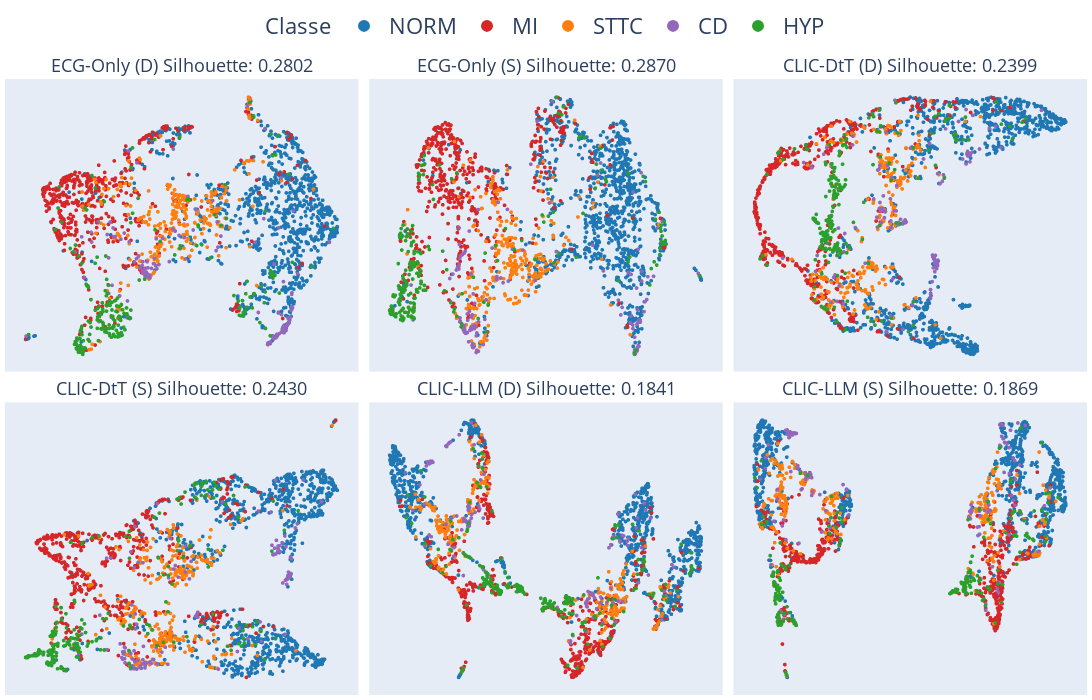

Write notebook code for a chart like this one.
### Code cell
fig = px.scatter(
    df_umap,
    x="umap_x",
    y="umap_y",
    color="label_name",
    facet_col="subset",
    facet_col_wrap=3,          # 2 linhas x 3 colunas = 6 subplots
    color_discrete_map=color_map,
    category_orders={
        "label_name": ["NORM", "MI", "STTC", "CD", "HYP"]
    },
    height=700,
    width=1200,
    facet_col_spacing=0.01,   # reduz espaço horizontal
    facet_row_spacing=0.05    # reduz espaço vertical
)

# Remove todos os eixos
fig.update_xaxes(visible=False, scaleanchor=None)
fig.update_yaxes(visible=False, scaleanchor=None)
fig.update_traces(
    marker=dict(size=4),
    legendgrouptitle_font_size=60
)

fig.update_xaxes(matches=None)
fig.update_yaxes(matches=None)
# Layout compacto
fig.update_layout(
    margin=dict(l=5, r=5, t=40, b=5),
    legend=dict(
        itemsizing="constant",    #
        itemwidth=40,   
        orientation="h",
        font=dict(size=22),
        title_font=dict(size=22),
        x=0.5,
        y=1.12,
        xanchor="center",
        yanchor="top"
    ),
    legend_title_text="Classe",
)

# Limpa o texto padrão dos facets e usa como caption
fig.for_each_annotation(
    lambda a: a.update(
        text=a.text.split("=")[-1],  # remove "subset="
        font=dict(size=18)
    )
)

fig.show()
fig.write_image("UMAP_ALLPLOTS.pdf")

### Figure 1 — Plotly figure (JSON) as saved in the notebook; plotly's stock layout.template omitted (floating-point values rounded to 4 significant figures; data arrays with more than 128 entries replaced by an {"elided": "..."} marker saying what was removed)
{"data": [{"hovertemplate": "label_name=NORM<br>subset=ECG-Only (D) Silhouette: 0.2802<br>umap_x=%{x}<br>umap_y=%{y}<extra></extra>", "legendgroup": "NORM", "legendgrouptitle": {"font": {"size": 60}}, "marker": {"color": "#1f77b4", "size": 4, "symbol": "circle"}, "mode": "markers", "name": "NORM", "showlegend": true, "type": "scattergl", "x": {"elided": "995 float values"}, "xaxis": "x4", "y": {"elided": "995 float values"}, "yaxis": "y4"}, {"hovertemplate": "label_name=NORM<br>subset=ECG-Only (S) Silhouette: 0.2870<br>umap_x=%{x}<br>umap_y=%{y}<extra></extra>", "legendgroup": "NORM", "legendgrouptitle": {"font": {"size": 60}}, "marker": {"color": "#1f77b4", "size": 4, "symbol": "circle"}, "mode": "markers", "name": "NORM", "showlegend": false, "type": "scattergl", "x": {"elided": "995 float values"}, "xaxis": "x5", "y": {"elided": "995 float values"}, "yaxis": "y5"}, {"hovertemplate": "label_name=NORM<br>subset=CLIC-DtT (D) Silhouette: 0.2399<br>umap_x=%{x}<br>umap_y=%{y}<extra></extra>", "legendgroup": "NORM", "legendgrouptitle": {"font": {"size": 60}}, "marker": {"color": "#1f77b4", "size": 4, "symbol": "circle"}, "mode": "markers", "name": "NORM", "showlegend": false, "type": "scattergl", "x": {"elided": "995 float values"}, "xaxis": "x6", "y": {"elided": "995 float values"}, "yaxis": "y6"}, {"hovertemplate": "label_name=NORM<br>subset=CLIC-DtT (S) Silhouette: 0.2430<br>umap_x=%{x}<br>umap_y=%{y}<extra></extra>", "legendgroup": "NORM", "legendgrouptitle": {"font": {"size": 60}}, "marker": {"color": "#1f77b4", "size": 4, "symbol": "circle"}, "mode": "markers", "name": "NORM", "showlegend": false, "type": "scattergl", "x": {"elided": "995 float values"}, "xaxis": "x", "y": {"elided": "995 float values"}, "yaxis": "y"}, {"hovertemplate": "label_name=NORM<br>subset=CLIC-LLM (D) Silhouette: 0.1841<br>umap_x=%{x}<br>umap_y=%{y}<extra></extra>", "legendgroup": "NORM", "legendgrouptitle": {"font": {"size": 60}}, "marker": {"color": "#1f77b4", "size": 4, "symbol": "circle"}, "mode": "markers", "name": "NORM", "showlegend": false, "type": "scattergl", "x": {"elided": "995 float values"}, "xaxis": "x2", "y": {"elided": "995 float values"}, "yaxis": "y2"}, {"hovertemplate": "label_name=NORM<br>subset=CLIC-LLM (S) Silhouette: 0.1869<br>umap_x=%{x}<br>umap_y=%{y}<extra></extra>", "legendgroup": "NORM", "legendgrouptitle": {"font": {"size": 60}}, "marker": {"color": "#1f77b4", "size": 4, "symbol": "circle"}, "mode": "markers", "name": "NORM", "showlegend": false, "type": "scattergl", "x": {"elided": "995 float values"}, "xaxis": "x3", "y": {"elided": "995 float values"}, "yaxis": "y3"}, {"hovertemplate": "label_name=MI<br>subset=ECG-Only (D) Silhouette: 0.2802<br>umap_x=%{x}<br>umap_y=%{y}<extra></extra>", "legendgroup": "MI", "legendgrouptitle": {"font": {"size": 60}}, "marker": {"color": "#d62728", "size": 4, "symbol": "circle"}, "mode": "markers", "name": "MI", "showlegend": true, "type": "scattergl", "x": {"elided": "535 float values"}, "xaxis": "x4", "y": {"elided": "535 float values"}, "yaxis": "y4"}, {"hovertemplate": "label_name=MI<br>subset=ECG-Only (S) Silhouette: 0.2870<br>umap_x=%{x}<br>umap_y=%{y}<extra></extra>", "legendgroup": "MI", "legendgrouptitle": {"font": {"size": 60}}, "marker": {"color": "#d62728", "size": 4, "symbol": "circle"}, "mode": "markers", "name": "MI", "showlegend": false, "type": "scattergl", "x": {"elided": "535 float values"}, "xaxis": "x5", "y": {"elided": "535 float values"}, "yaxis": "y5"}, {"hovertemplate": "label_name=MI<br>subset=CLIC-DtT (D) Silhouette: 0.2399<br>umap_x=%{x}<br>umap_y=%{y}<extra></extra>", "legendgroup": "MI", "legendgrouptitle": {"font": {"size": 60}}, "marker": {"color": "#d62728", "size": 4, "symbol": "circle"}, "mode": "markers", "name": "MI", "showlegend": false, "type": "scattergl", "x": {"elided": "535 float values"}, "xaxis": "x6", "y": {"elided": "535 float values"}, "yaxis": "y6"}, {"hovertemplate": "label_name=MI<br>subset=CLIC-DtT (S) Silhouette: 0.2430<br>umap_x=%{x}<br>umap_y=%{y}<extra></extra>", "legendgroup": "MI", "legendgrouptitle": {"font": {"size": 60}}, "marker": {"color": "#d62728", "size": 4, "symbol": "circle"}, "mode": "markers", "name": "MI", "showlegend": false, "type": "scattergl", "x": {"elided": "535 float values"}, "xaxis": "x", "y": {"elided": "535 float values"}, "yaxis": "y"}, {"hovertemplate": "label_name=MI<br>subset=CLIC-LLM (D) Silhouette: 0.1841<br>umap_x=%{x}<br>umap_y=%{y}<extra></extra>", "legendgroup": "MI", "legendgrouptitle": {"font": {"size": 60}}, "marker": {"color": "#d62728", "size": 4, "symbol": "circle"}, "mode": "markers", "name": "MI", "showlegend": false, "type": "scattergl", "x": {"elided": "535 float values"}, "xaxis": "x2", "y": {"elided": "535 float values"}, "yaxis": "y2"}, {"hovertemplate": "label_name=MI<br>subset=CLIC-LLM (S) Silhouette: 0.1869<br>umap_x=%{x}<br>umap_y=%{y}<extra></extra>", "legendgroup": "MI", "legendgrouptitle": {"font": {"size": 60}}, "marker": {"color": "#d62728", "size": 4, "symbol": "circle"}, "mode": "markers", "name": "MI", "showlegend": false, "type": "scattergl", "x": {"elided": "535 float values"}, "xaxis": "x3", "y": {"elided": "535 float values"}, "yaxis": "y3"}, {"hovertemplate": "label_name=STTC<br>subset=ECG-Only (D) Silhouette: 0.2802<br>umap_x=%{x}<br>umap_y=%{y}<extra></extra>", "legendgroup": "STTC", "legendgrouptitle": {"font": {"size": 60}}, "marker": {"color": "#ff7f0e", "size": 4, "symbol": "circle"}, "mode": "markers", "name": "STTC", "showlegend": true, "type": "scattergl", "x": {"elided": "287 float values"}, "xaxis": "x4", "y": {"elided": "287 float values"}, "yaxis": "y4"}, {"hovertemplate": "label_name=STTC<br>subset=ECG-Only (S) Silhouette: 0.2870<br>umap_x=%{x}<br>umap_y=%{y}<extra></extra>", "legendgroup": "STTC", "legendgrouptitle": {"font": {"size": 60}}, "marker": {"color": "#ff7f0e", "size": 4, "symbol": "circle"}, "mode": "markers", "name": "STTC", "showlegend": false, "type": "scattergl", "x": {"elided": "287 float values"}, "xaxis": "x5", "y": {"elided": "287 float values"}, "yaxis": "y5"}, {"hovertemplate": "label_name=STTC<br>subset=CLIC-DtT (D) Silhouette: 0.2399<br>umap_x=%{x}<br>umap_y=%{y}<extra></extra>", "legendgroup": "STTC", "legendgrouptitle": {"font": {"size": 60}}, "marker": {"color": "#ff7f0e", "size": 4, "symbol": "circle"}, "mode": "markers", "name": "STTC", "showlegend": false, "type": "scattergl", "x": {"elided": "287 float values"}, "xaxis": "x6", "y": {"elided": "287 float values"}, "yaxis": "y6"}, {"hovertemplate": "label_name=STTC<br>subset=CLIC-DtT (S) Silhouette: 0.2430<br>umap_x=%{x}<br>umap_y=%{y}<extra></extra>", "legendgroup": "STTC", "legendgrouptitle": {"font": {"size": 60}}, "marker": {"color": "#ff7f0e", "size": 4, "symbol": "circle"}, "mode": "markers", "name": "STTC", "showlegend": false, "type": "scattergl", "x": {"elided": "287 float values"}, "xaxis": "x", "y": {"elided": "287 float values"}, "yaxis": "y"}, {"hovertemplate": "label_name=STTC<br>subset=CLIC-LLM (D) Silhouette: 0.1841<br>umap_x=%{x}<br>umap_y=%{y}<extra></extra>", "legendgroup": "STTC", "legendgrouptitle": {"font": {"size": 60}}, "marker": {"color": "#ff7f0e", "size": 4, "symbol": "circle"}, "mode": "markers", "name": "STTC", "showlegend": false, "type": "scattergl", "x": {"elided": "287 float values"}, "xaxis": "x2", "y": {"elided": "287 float values"}, "yaxis": "y2"}, {"hovertemplate": "label_name=STTC<br>subset=CLIC-LLM (S) Silhouette: 0.1869<br>umap_x=%{x}<br>umap_y=%{y}<extra></extra>", "legendgroup": "STTC", "legendgrouptitle": {"font": {"size": 60}}, "marker": {"color": "#ff7f0e", "size": 4, "symbol": "circle"}, "mode": "markers", "name": "STTC", "showlegend": false, "type": "scattergl", "x": {"elided": "287 float values"}, "xaxis": "x3", "y": {"elided": "287 float values"}, "yaxis": "y3"}, {"hovertemplate": "label_name=CD<br>subset=ECG-Only (D) Silhouette: 0.2802<br>umap_x=%{x}<br>umap_y=%{y}<extra></extra>", "legendgroup": "CD", "legendgrouptitle": {"font": {"size": 60}}, "marker": {"color": "#9467bd", "size": 4, "symbol": "circle"}, "mode": "markers", "name": "CD", "showlegend": true, "type": "scattergl", "x": {"elided": "129 float values"}, "xaxis": "x4", "y": {"elided": "129 float values"}, "yaxis": "y4"}, {"hovertemplate": "label_name=CD<br>subset=ECG-Only (S) Silhouette: 0.2870<br>umap_x=%{x}<br>umap_y=%{y}<extra></extra>", "legendgroup": "CD", "legendgrouptitle": {"font": {"size": 60}}, "marker": {"color": "#9467bd", "size": 4, "symbol": "circle"}, "mode": "markers", "name": "CD", "showlegend": false, "type": "scattergl", "x": {"elided": "129 float values"}, "xaxis": "x5", "y": {"elided": "129 float values"}, "yaxis": "y5"}, {"hovertemplate": "label_name=CD<br>subset=CLIC-DtT (D) Silhouette: 0.2399<br>umap_x=%{x}<br>umap_y=%{y}<extra></extra>", "legendgroup": "CD", "legendgrouptitle": {"font": {"size": 60}}, "marker": {"color": "#9467bd", "size": 4, "symbol": "circle"}, "mode": "markers", "name": "CD", "showlegend": false, "type": "scattergl", "x": {"elided": "129 float values"}, "xaxis": "x6", "y": {"elided": "129 float values"}, "yaxis": "y6"}, {"hovertemplate": "label_name=CD<br>subset=CLIC-DtT (S) Silhouette: 0.2430<br>umap_x=%{x}<br>umap_y=%{y}<extra></extra>", "legendgroup": "CD", "legendgrouptitle": {"font": {"size": 60}}, "marker": {"color": "#9467bd", "size": 4, "symbol": "circle"}, "mode": "markers", "name": "CD", "showlegend": false, "type": "scattergl", "x": {"elided": "129 float values"}, "xaxis": "x", "y": {"elided": "129 float values"}, "yaxis": "y"}, {"hovertemplate": "label_name=CD<br>subset=CLIC-LLM (D) Silhouette: 0.1841<br>umap_x=%{x}<br>umap_y=%{y}<extra></extra>", "legendgroup": "CD", "legendgrouptitle": {"font": {"size": 60}}, "marker": {"color": "#9467bd", "size": 4, "symbol": "circle"}, "mode": "markers", "name": "CD", "showlegend": false, "type": "scattergl", "x": {"elided": "129 float values"}, "xaxis": "x2", "y": {"elided": "129 float values"}, "yaxis": "y2"}, {"hovertemplate": "label_name=CD<br>subset=CLIC-LLM (S) Silhouette: 0.1869<br>umap_x=%{x}<br>umap_y=%{y}<extra></extra>", "legendgroup": "CD", "legendgrouptitle": {"font": {"size": 60}}, "marker": {"color": "#9467bd", "size": 4, "symbol": "circle"}, "mode": "markers", "name": "CD", "showlegend": false, "type": "scattergl", "x": {"elided": "129 float values"}, "xaxis": "x3", "y": {"elided": "129 float values"}, "yaxis": "y3"}, {"hovertemplate": "label_name=HYP<br>subset=ECG-Only (D) Silhouette: 0.2802<br>umap_x=%{x}<br>umap_y=%{y}<extra></extra>", "legendgroup": "HYP", "legendgrouptitle": {"font": {"size": 60}}, "marker": {"color": "#2ca02c", "size": 4, "symbol": "circle"}, "mode": "markers", "name": "HYP", "showlegend": true, "type": "scattergl", "x": {"elided": "237 float values"}, "xaxis": "x4", "y": {"elided": "237 float values"}, "yaxis": "y4"}, {"hovertemplate": "label_name=HYP<br>subset=ECG-Only (S) Silhouette: 0.2870<br>umap_x=%{x}<br>umap_y=%{y}<extra></extra>", "legendgroup": "HYP", "legendgrouptitle": {"font": {"size": 60}}, "marker": {"color": "#2ca02c", "size": 4, "symbol": "circle"}, "mode": "markers", "name": "HYP", "showlegend": false, "type": "scattergl", "x": {"elided": "237 float values"}, "xaxis": "x5", "y": {"elided": "237 float values"}, "yaxis": "y5"}, {"hovertemplate": "label_name=HYP<br>subset=CLIC-DtT (D) Silhouette: 0.2399<br>umap_x=%{x}<br>umap_y=%{y}<extra></extra>", "legendgroup": "HYP", "legendgrouptitle": {"font": {"size": 60}}, "marker": {"color": "#2ca02c", "size": 4, "symbol": "circle"}, "mode": "markers", "name": "HYP", "showlegend": false, "type": "scattergl", "x": {"elided": "237 float values"}, "xaxis": "x6", "y": {"elided": "237 float values"}, "yaxis": "y6"}, {"hovertemplate": "label_name=HYP<br>subset=CLIC-DtT (S) Silhouette: 0.2430<br>umap_x=%{x}<br>umap_y=%{y}<extra></extra>", "legendgroup": "HYP", "legendgrouptitle": {"font": {"size": 60}}, "marker": {"color": "#2ca02c", "size": 4, "symbol": "circle"}, "mode": "markers", "name": "HYP", "showlegend": false, "type": "scattergl", "x": {"elided": "237 float values"}, "xaxis": "x", "y": {"elided": "237 float values"}, "yaxis": "y"}, {"hovertemplate": "label_name=HYP<br>subset=CLIC-LLM (D) Silhouette: 0.1841<br>umap_x=%{x}<br>umap_y=%{y}<extra></extra>", "legendgroup": "HYP", "legendgrouptitle": {"font": {"size": 60}}, "marker": {"color": "#2ca02c", "size": 4, "symbol": "circle"}, "mode": "markers", "name": "HYP", "showlegend": false, "type": "scattergl", "x": {"elided": "237 float values"}, "xaxis": "x2", "y": {"elided": "237 float values"}, "yaxis": "y2"}, {"hovertemplate": "label_name=HYP<br>subset=CLIC-LLM (S) Silhouette: 0.1869<br>umap_x=%{x}<br>umap_y=%{y}<extra></extra>", "legendgroup": "HYP", "legendgrouptitle": {"font": {"size": 60}}, "marker": {"color": "#2ca02c", "size": 4, "symbol": "circle"}, "mode": "markers", "name": "HYP", "showlegend": false, "type": "scattergl", "x": {"elided": "237 float values"}, "xaxis": "x3", "y": {"elided": "237 float values"}, "yaxis": "y3"}], "layout": {"annotations": [{"font": {"size": 18}, "showarrow": false, "text": "CLIC-DtT (S) Silhouette: 0.2430", "x": 0.1633, "xanchor": "center", "xref": "paper", "y": 0.475, "yanchor": "bottom", "yref": "paper"}, {"font": {"size": 18}, "showarrow": false, "text": "CLIC-LLM (D) Silhouette: 0.1841", "x": 0.5, "xanchor": "center", "xref": "paper", "y": 0.475, "yanchor": "bottom", "yref": "paper"}, {"font": {"size": 18}, "showarrow": false, "text": "CLIC-LLM (S) Silhouette: 0.1869", "x": 0.8367, "xanchor": "center", "xref": "paper", "y": 0.475, "yanchor": "bottom", "yref": "paper"}, {"font": {"size": 18}, "showarrow": false, "text": "ECG-Only (D) Silhouette: 0.2802", "x": 0.1633, "xanchor": "center", "xref": "paper", "y": 1, "yanchor": "bottom", "yref": "paper"}, {"font": {"size": 18}, "showarrow": false, "text": "ECG-Only (S) Silhouette: 0.2870", "x": 0.5, "xanchor": "center", "xref": "paper", "y": 1, "yanchor": "bottom", "yref": "paper"}, {"font": {"size": 18}, "showarrow": false, "text": "CLIC-DtT (D) Silhouette: 0.2399", "x": 0.8367, "xanchor": "center", "xref": "paper", "y": 1, "yanchor": "bottom", "yref": "paper"}], "height": 700, "legend": {"font": {"size": 22}, "itemsizing": "constant", "itemwidth": 40, "orientation": "h", "title": {"font": {"size": 22}, "text": "Classe"}, "tracegroupgap": 0, "x": 0.5, "xanchor": "center", "y": 1.12, "yanchor": "top"}, "margin": {"b": 5, "l": 5, "r": 5, "t": 40}, "width": 1200, "xaxis": {"anchor": "y", "domain": [0, 0.3267], "title": {"text": "umap_x"}, "visible": false}, "xaxis2": {"anchor": "y2", "domain": [0.3367, 0.6633], "title": {"text": "umap_x"}, "visible": false}, "xaxis3": {"anchor": "y3", "domain": [0.6733, 1], "title": {"text": "umap_x"}, "visible": false}, "xaxis4": {"anchor": "y4", "domain": [0, 0.3267], "showticklabels": false, "visible": false}, "xaxis5": {"anchor": "y5", "domain": [0.3367, 0.6633], "showticklabels": false, "visible": false}, "xaxis6": {"anchor": "y6", "domain": [0.6733, 1], "showticklabels": false, "visible": false}, "yaxis": {"anchor": "x", "domain": [0, 0.475], "title": {"text": "umap_y"}, "visible": false}, "yaxis2": {"anchor": "x2", "domain": [0, 0.475], "showticklabels": false, "visible": false}, "yaxis3": {"anchor": "x3", "domain": [0, 0.475], "showticklabels": false, "visible": false}, "yaxis4": {"anchor": "x4", "domain": [0.525, 1], "title": {"text": "umap_y"}, "visible": false}, "yaxis5": {"anchor": "x5", "domain": [0.525, 1], "showticklabels": false, "visible": false}, "yaxis6": {"anchor": "x6", "domain": [0.525, 1], "showticklabels": false, "visible": false}}}
